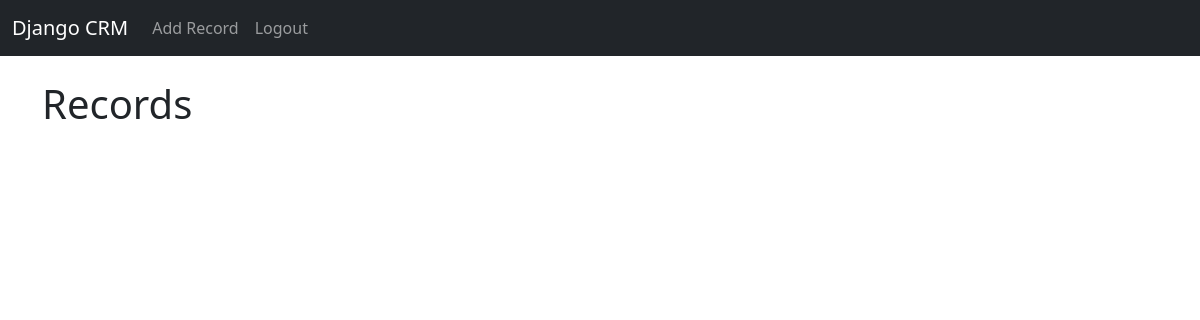
Before: / (signed in) with the older database file.
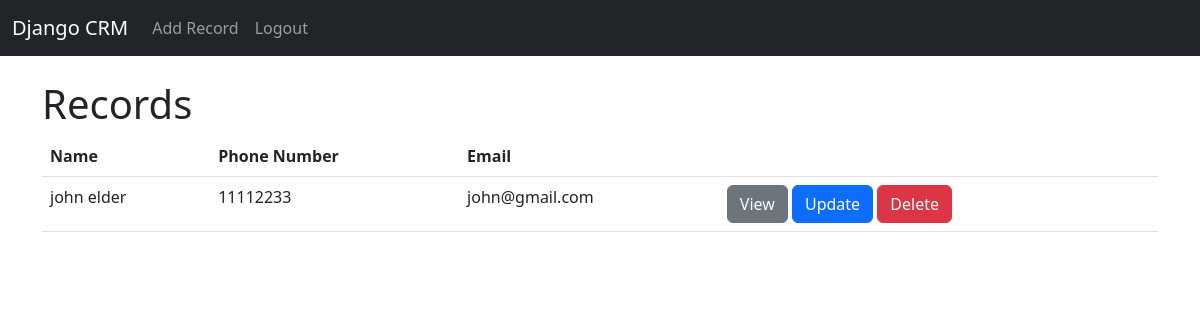
After: the same page with the newer database file.
### website/models.py (models this page shows, shortened)
class Record(models.Model):
    create_at = models.DateTimeField(auto_now_add=True)
    first_name = models.CharField(max_length=50)
    last_name = models.CharField(max_length=50)
    phone_number = models.CharField(max_length=20)
    email = models.CharField(max_length=50)

### website/views.py (the view)
# urls.py: 2. Add a URL to urlpatterns:  path('', views.home, name='home')
def home(request):
    records = Record.objects.all()
    if request.method == "POST":
        username = request.POST["username"]  # name="username"
        password = request.POST["password"]
        user = authenticate(request, username=username, password=password)
        if user is not None:
            login(request, user)
            messages.success(request, "You have been logged in.")
            return redirect("home")
        else:
            messages.error(request, "There was an error loggin in, please try again.")
            return redirect("home")
    else:
        return render(request, "home.html", {"records":records})

### website/templates/home.html (shortened to what this page needs)
{% extends 'base.html' %}
{% block content %}
    {% if user.is_authenticated %}
        <h1>Records</h1>
        {% if records %}
            <table class="table table-hover">
                <thead>
                    <tr>
                        <th scope="col">Name</th>
                        <th scope="col">Phone Number</th>
                        <th scope="col">Email</th>
                        <th scope="col"></th>
                    </tr>
                </thead>
                <tbody>
            {% for record in records %}
                    <tr>
                        <td>{{record.first_name}} {{record.last_name}}</td>
                        <td>{{record.phone_number}}</td>
                        <td>{{record.email}}</td>
                        <td>
                            <a href="{% url 'record' record.id %}" class="btn btn-secondary">View</a>
                            <a href="{% url 'update' record.id %}" class="btn btn-primary">Update</a>
                            <a href="{% url 'delete' record.id %}" class="btn btn-danger">Delete</a>
                        </td>
                    </tr>
            {% endfor %}
                </tbody>
            </table>
        {% endif %}
    {% endif %}
{% endblock content %}

### website/templates/base.html (shortened to what this page needs)
<!doctype html>
<html lang="en">
  <head>
    <link href="https://cdn.jsdelivr.net/npm/bootstrap@5.3.0/dist/css/bootstrap.min.css" rel="stylesheet">
  </head>
  <body>
    {% include "navbar.html" %}
    <div class="container">
      <br/>
      {%block content%}
      {%endblock%}
    </div>
  </body>
</html>

### website/templates/navbar.html (shortened to what this page needs)
<nav class="navbar navbar-expand-lg navbar-dark bg-dark">
  <div class="container-fluid">
    <a class="navbar-brand" href="{% url 'home' %}">Django CRM</a>
    <div class="collapse navbar-collapse" id="navbarSupportedContent">
      <ul class="navbar-nav me-auto mb-2 mb-lg-0">
        {% if user.is_authenticated %}
          <li class="nav-item">
            <a class="nav-link" href="{% url 'add' %}">Add Record</a>
          </li>
          <li class="nav-item">
            <a class="nav-link" href="{% url 'logout' %}">Logout</a>
          </li>
        {% endif %}
      </ul>
    </div>
  </div>
</nav>

Changed rows visible on the page:
added Record: first_name "john", last_name "elder", phone_number "11112233", email "john@gmail.com"
Other visible differences:
text now shown: "Name Phone Number Email"
